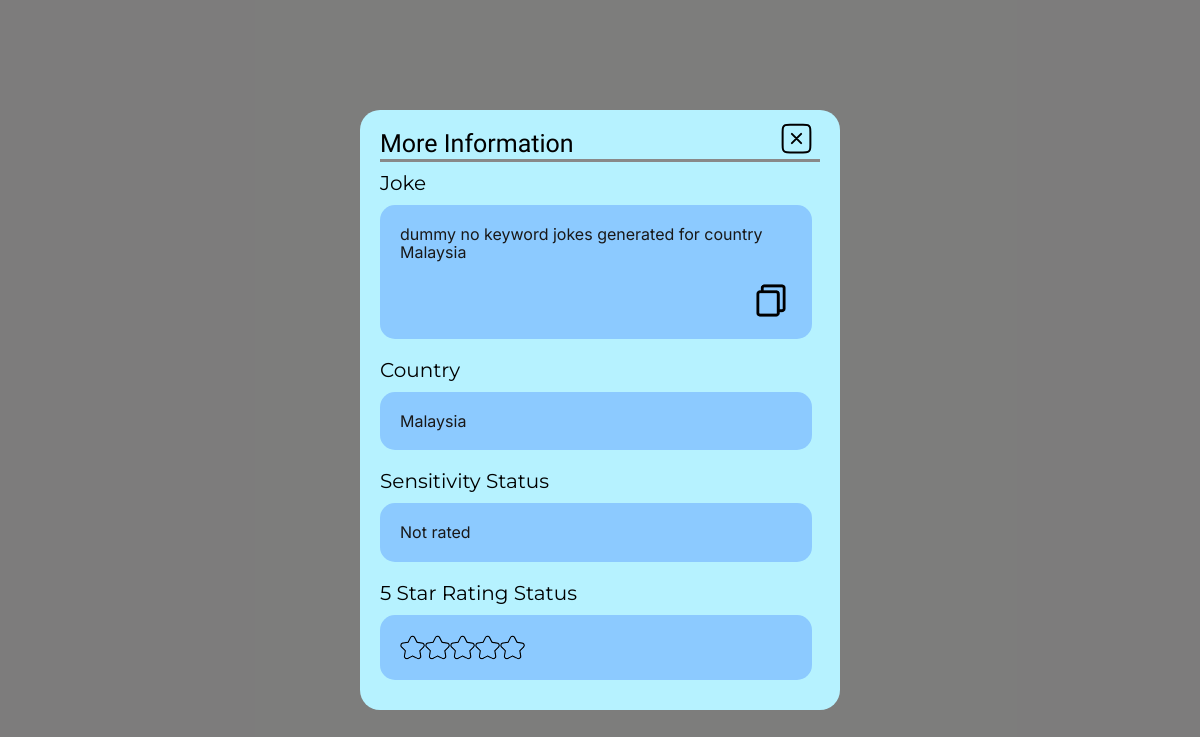
Before: /moreinfo/41/ with the older database file.
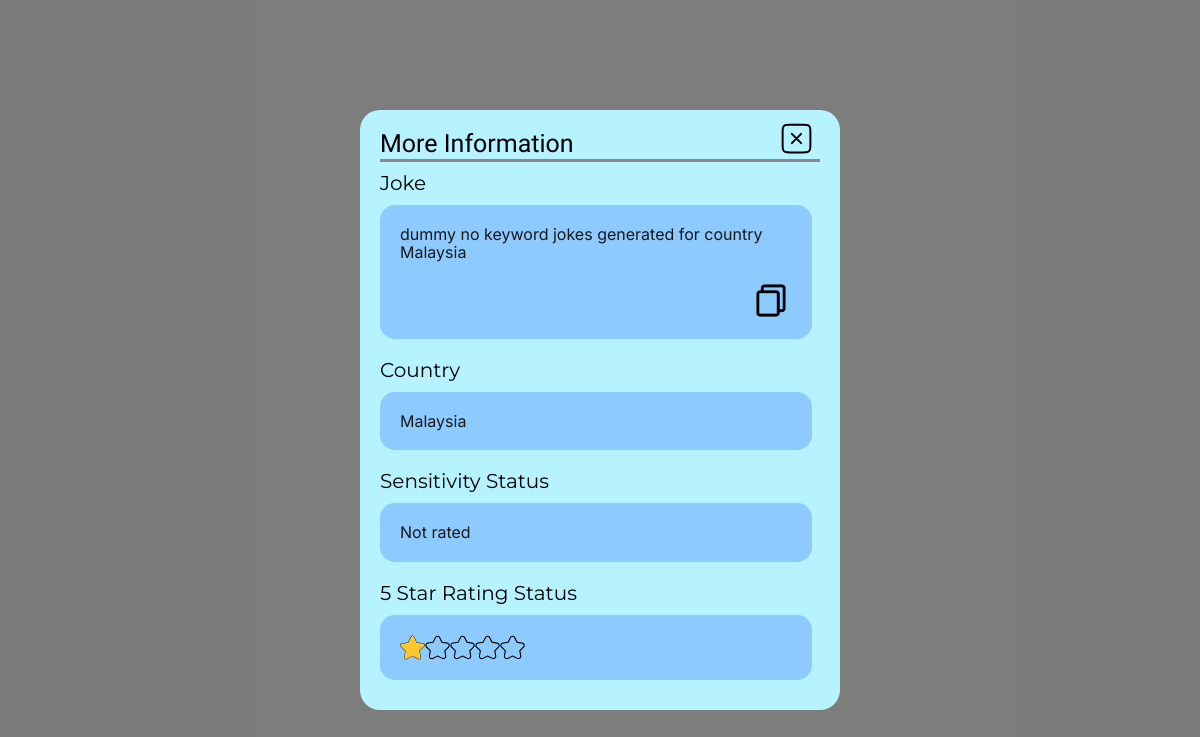
After: the same page with the newer database file.
### Users/models.py (models this page shows, shortened)
class History(models.Model):
    user = models.ForeignKey(User, on_delete=models.CASCADE)
    description = models.CharField(max_length=500, default='No description')
    keyword = models.CharField(max_length=100, default='No keyword')
    country = models.CharField(max_length=20, choices=COUNTRY_CHOICES, null=False, blank=False) #new add
    offensive = models.BooleanField(null=True, default=None) #new add
    status = models.PositiveIntegerField(default=0)

### Users/views.py (the view)
# urls.py: path('moreinfo/<int:history_id>/', views.moreinfo, name='moreinfo'), #done
def moreinfo(request, history_id):
    history = get_object_or_404(History, id=history_id)
    return render(request, 'more-infopopup.html', {'history': history})

### Users/templates/more-infopopup.html (shortened to what this page needs)
{% load static %}
<!DOCTYPE html>
<html lang="english">
<head>
  <link rel="stylesheet" href="https://unpkg.com/animate.css@4.1.1/animate.css" />
  <link rel="stylesheet" href="https://unpkg.com/@teleporthq/teleport-custom-scripts/dist/style.css" />
</head>
<body>
  <link rel="stylesheet" href="{% static 'css/style.css' %}" />
  <div>
    <link href="{% static 'css/more-infopopup.css' %}" rel="stylesheet" />
    <div class="more-infopopup-container">
      <div class="more-infopopup-more-infopopup">
        <span class="more-infopopup-text"><span>More Information</span></span>
        <div class="line"></div>
          <div class="section">
          <span class="more-infopopup-text02"><span>Joke</span></span>
          <div class="text-bubble-container2">
            <div class="home-page-text-container2">
              <span class="joke-text-description" id="joke-text"> {{ history.description }}</span>
               <div class="bottom-right-container">
                  <button onclick="copyToClipboard()">
                    <img src="{% static 'asset/image111053-q93a-200w.png' %}" alt="image111053" class="more-infopopup-image111" />
                  </button>
               </div>
            </div>
          </div>
        </div>
          <div class="section">
          <span class="more-infopopup-text10"><span>Country</span></span>
          <div class="text-bubble-container3">
            <div class="home-page-text-container3">
              <span>{{ history.country }}</span>
            </div>
          </div>
        </div>
        <div class="section">
          <span class="more-infopopup-text10"><span>Sensitivity Status</span></span>
          <div class="text-bubble-container4">
            <div class="home-page-text-container4">
              {% if history.offensive is None %}
              <span>Not rated</span>
            {% elif history.offensive %}
              <span>Offensive</span>
            {% else %}
              <span>Not offensive</span>
            {% endif %}
            </div>
          </div>
        </div>
        <div class="section">
        <span class="more-infopopup-text04"><span>5 Star Rating Status</span></span>
        <div class="text-bubble-container1">
          <div class="home-page-text-container1">
              <div class="star-rating">
                  {% for i in "12345" %}
                    {% if forloop.counter <= history.status %}
                      <img src="{% static 'asset/image111046-v25m-200h.png' %}" alt="Filled Star"class="star filled-star" />
                    {% else %}
                      <img src="{% static 'asset/image91045-6jps-200h.png' %}" alt="Unfilled Star" class="star unfilled-star" />
                    {% endif %}
                  {% endfor %}
                </div>
          </div>
        </div>
      </div>
        <a href="{% url 'history' %}">
          <img src="{% static 'asset/xsquare5254-o4x.svg' %}" alt="xsquare5254" class="more-infopopup-xsquare" />
        </a>
      </div>
    </div>
  </div>
</body>
</html>

### Users/static/css/style.css (style rules this page uses)
:root { --dl-size-size-large: 144px; --dl-size-size-small: 48px; --dl-size-size-medium: 96px; --dl-size-size-xlarge: 192px; --dl-size-size-xsmall: 16px; --dl-space-space-unit: 16px; --dl-size-size-xxlarge: 288px; --dl-size-size-maxwidth: 1400px; --dl-color-theme-accent1: #FFFFFF; --dl-color-theme-accent2: #F5D1B0; --dl-radius-radius-round: 50%; --dl-color-theme-primary1: #BF4408; --dl-color-theme-primary2: #E65103; --dl-space-space-halfunit: 8px; --dl-space-space-sixunits: 96px; --dl-space-space-twounits: 32px; --dl-radius-radius-radius2: 2px; --dl-radius-radius-radius4: 4px; --dl-radius-radius-radius8: 8px; --dl-space-space-fiveunits: 80px; --dl-space-space-fourunits: 64px; --dl-color-theme-secondary1: #FFFFFF; --dl-color-theme-secondary2: #FBF1EB; --dl-space-space-threeunits: 48px; --dl-color-theme-neutral-dark: #191818; --dl-radius-radius-cardradius: 8px; --dl-color-theme-neutral-light: #FBFAF9; --dl-radius-radius-imageradius: 8px; --dl-radius-radius-inputradius: 24px; --dl-radius-radius-buttonradius: 24px; --dl-space-space-oneandhalfunits: 24px; }

### Users/static/css/more-infopopup.css (style rules this page uses)
.more-infopopup-container { width: 100%; display: flex; overflow: auto; min-height: 100vh; align-items: center; justify-content: center; background: rgba(0, 0, 0, 0.5); position: fixed; top: 0; left: 0; z-index: 1000; }
.more-infopopup-more-infopopup { margin-top: 20px; width: 40%; display: flex; flex-direction: column; align-items: flex-start; border-radius: 20px; background-color: rgba(182, 242, 255, 1); padding: 20px; position: relative; }
.section { margin-bottom: 10px; margin-top: 10px; width: 100%; }
.more-infopopup-text { color: rgba(0, 0, 0, 1); font-size: 25px; font-style: Regular; text-align: center; font-family: Spinnaker; font-weight: 400; }
.line { position: relative; width: 100%; height: 3px; background: #898989; }
.more-infopopup-text02, .more-infopopup-text10, .more-infopopup-text04 { color: rgba(0, 0, 0, 1); font-size: 20px; font-style: Regular; text-align: center; font-family: Montserrat; font-weight: 400; }
.text-bubble-container1, .text-bubble-container2, .text-bubble-container3, .text-bubble-container4 { width: calc(100% - 8px); padding: 20px; background-color: #8ccaff; border-radius: 15px; display: flex; flex-direction: column; justify-content: space-between; box-sizing: border-box; margin-top: 10px; }
.bottom-right-container { display: flex; align-items: center; justify-content: flex-end; width: 100%; margin-top: 20px; }
.more-infopopup-image111 { width: 30px; height: 35px; cursor: pointer; z-index: 10; }
.star-rating { display: flex; }
.more-infopopup-xsquare { position: absolute; top: 10px; right: 25px; width: 37px; height: 37px; }

### Users/templates/more-infopopup.html (style rules this page uses)
html { line-height: 1.15; }
body { margin: 0; }
* { box-sizing: border-box; border-width: 0; border-style: solid; }
p, li, ul, pre, div, h1, h2, h3, h4, h5, h6, figure, blockquote, figcaption { margin: 0; padding: 0; }
button { background-color: transparent; }
button, input, optgroup, select, textarea { font-family: inherit; font-size: 100%; line-height: 1.15; margin: 0; }
button, select { text-transform: none; }
button, [type="button"], [type="reset"], [type="submit"] { -webkit-appearance: button; }
a { color: inherit; text-decoration: inherit; }
img { display: block; }
html { scroll-behavior: smooth }
html { font-family: Inter; font-size: 16px; }
body { font-weight: 400; font-style: normal; text-decoration: none; text-transform: none; letter-spacing: normal; line-height: 1.15; color: var(--dl-color-theme-neutral-dark); background-color: var(--dl-color-theme-neutral-light); fill: var(--dl-color-theme-neutral-dark); }

Changed rows visible on the page:
changed History "dummy no keyword jokes generated for country Malaysia": status 0 → 1 (drawn)
